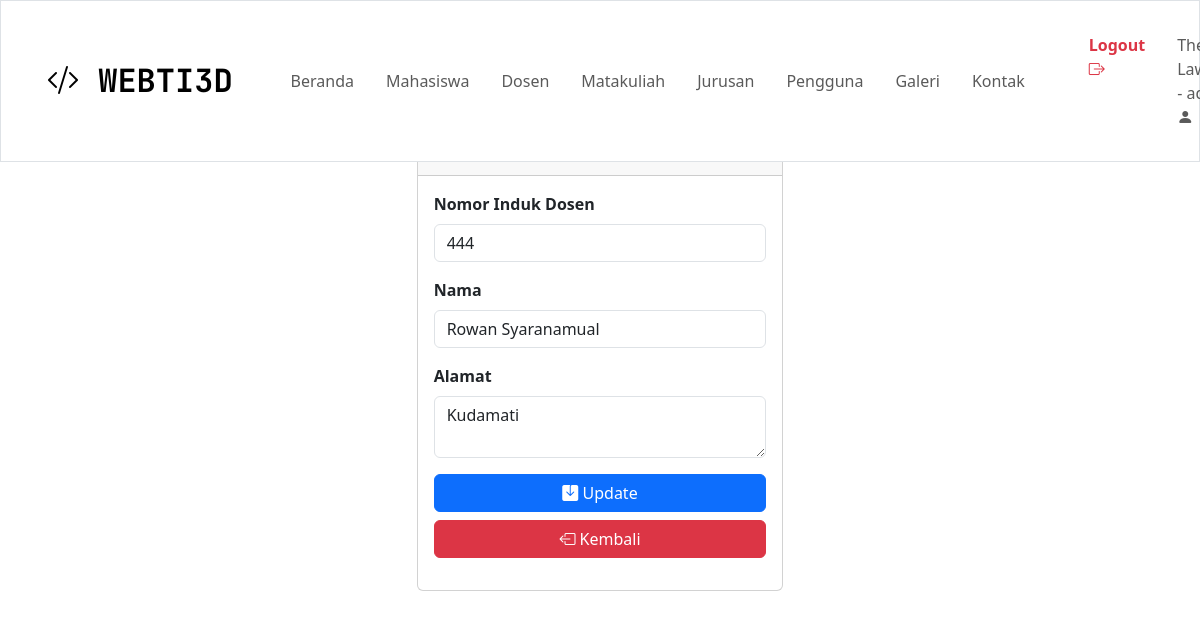
Page /index.php?page=dosen_edit&nid=444 (signed in) on the committed database.
### tables this page shows
CREATE TABLE `dosen` (
  `no` int(11) NOT NULL,
  `nid` varchar(9) DEFAULT NULL,
  `nama` varchar(150) DEFAULT NULL,
  `alamat` varchar(150) DEFAULT NULL
);

### content/dosen_edit.php (the view)
<?php
require_once 'config/koneksi.php';
$nid = $_GET['nid'];
$sql = $con->prepare("SELECT * FROM dosen WHERE nid = ?");
$sql->bindParam(1, $nid);
$sql->execute();
if ($sql->rowCount() == 0) {
    echo "<script>
            alert('Data tidak ditemukan');
            window.location.href = 'index.php?page=dosen';
    </script>";
} else {
    $row = $sql->fetch();
}
?>
<div style="padding-top: 50px;">
    <div class="col-md-4 mx-auto mt-5" style="margin-top: 8rem;">
        <div class="card">
            <div class="card-header fs-5 fw-bold">FORM EDIT DOSEN</div>
            <div class="card-body">
                <form action="index.php?page=dosen_update" method="POST">
                    <div class="mb-3">
                        <label class="form-label fw-semibold" for="">Nomor Induk Dosen</label>
                        <input name="nid" class="form-control" value="<?php echo $row['nid']; ?>" type="text" readonly>
                    </div>
                    <div class="mb-3">
                        <label class="form-label fw-semibold" for="">Nama</label>
                        <input name="nama" class="form-control" value="<?php echo $row['nama']; ?>" type="text">
                    </div>
                    <div class="mb-3">
                        <label class="form-label fw-semibold" for="">Alamat</label>
                        <textarea name="alamat" class="form-control" id=""><?php echo $row['alamat']; ?></textarea>
                    </div>
                    <div class="mb-3 d-grid">
                        <button class="btn btn-primary" type="submit"><i class="bi bi-save-fill"></i> Update</button>
                        <a href="index.php?page=dosen" class="btn btn-danger w-100 mt-2 bi bi-box-arrow-left "> Kembali</a>
                    </div>
                </form>
            </div>
        </div>
    </div>
</div>

### style.css (style rules this page uses)
body { font-family: "Roboto", sans-serif; font-size: 1.5rem; background-color: #eee; }
input { padding: 10px 20px; border: 0.5px solid black; border-radius: 4px; width: 100%; box-sizing: border-box; margin-bottom: 10px; font-size: 1.5rem; }
input::placeholder { font-weight: 400; }

### rows in the picture
dosen: nid "444", nama "Rowan Syaranamual", alamat "Kudamati"
